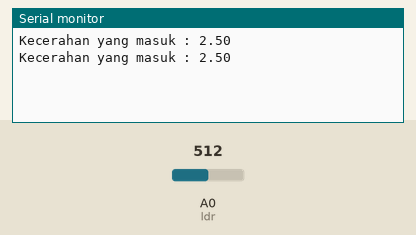
The sketch below on a simulated Arduino Uno, built with avr-gcc and run on an emulated ATmega328P. On the bench: the last lines printed to the serial monitor. The inputs (shaded band) are chosen by the test bench; at power-on: A0 (ldr) = 512.

Above: at 1.8 s.
1.9 s: A0 (ldr) set to 716
At 2.8 s:
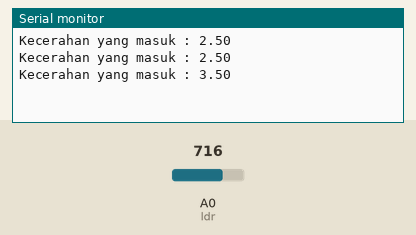
3.4 s: A0 (ldr) set to 900
At 4.7 s:
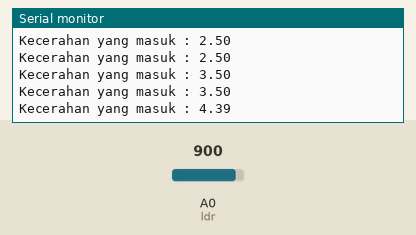
Timing chart, 0 to 6.4 s (numbered marks = the images above; inputs shaded):
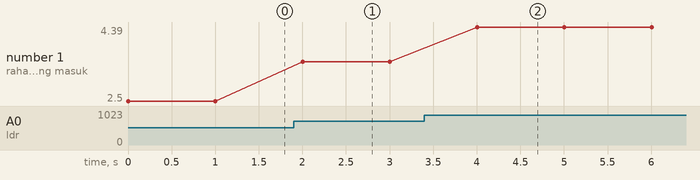

The sketch:

ldr_analog.ino
```cpp
/*
  Andi Firmansyah
  Unikom CodeLabs
*/

int ldr = A0;

void setup() {
  Serial.begin(9600);
  pinMode(ldr, INPUT);
}

void loop() {
  int val = analogRead(ldr);
  float hasil = 5.0 * val/1024;

  Serial.print("Kecerahan yang masuk : ");
  Serial.println(hasil);
  delay(1000);
}
```

Measured:
- after the input at 1.9 s, the serial monitor: prints a new line after 0.10 s (image 1)
- after the input at 3.4 s, the serial monitor: prints a new line after 0.60 s (image 2)
- plotted number 1: 2.5 → 3.5 after the input at 1.9 s, 3.5 → 4.39 after the input at 3.4 s
